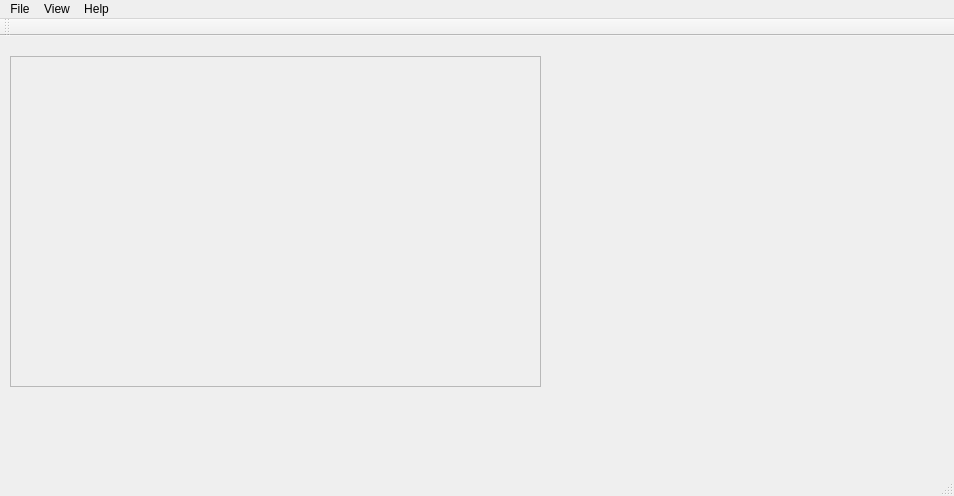
<?xml version="1.0" encoding="UTF-8"?>
<ui version="4.0">
 <class>ImageViewer</class>
 <widget class="QMainWindow" name="ImageViewer">
  <property name="geometry">
   <rect>
    <x>0</x>
    <y>0</y>
    <width>954</width>
    <height>496</height>
   </rect>
  </property>
  <property name="windowTitle">
   <string>ImageViewer</string>
  </property>
  <widget class="QWidget" name="centralWidget">
   <widget class="QScrollArea" name="scrollArea">
    <property name="geometry">
     <rect>
      <x>10</x>
      <y>20</y>
      <width>531</width>
      <height>331</height>
     </rect>
    </property>
    <property name="widgetResizable">
     <bool>true</bool>
    </property>
    <widget class="QWidget" name="scrollAreaWidgetContents">
     <property name="geometry">
      <rect>
       <x>0</x>
       <y>0</y>
       <width>529</width>
       <height>329</height>
      </rect>
     </property>
    </widget>
   </widget>
  </widget>
  <widget class="QMenuBar" name="menuBar">
   <property name="geometry">
    <rect>
     <x>0</x>
     <y>0</y>
     <width>954</width>
     <height>26</height>
    </rect>
   </property>
   <widget class="QMenu" name="menuFile">
    <property name="title">
     <string>File</string>
    </property>
    <addaction name="actionOpen"/>
    <addaction name="actionSaveAs"/>
    <addaction name="actionPrint"/>
    <addaction name="actionExit"/>
   </widget>
   <widget class="QMenu" name="menuView">
    <property name="title">
     <string>View</string>
    </property>
    <addaction name="actionZoomIn"/>
    <addaction name="actionZoomOut"/>
    <addaction name="actionNormalSize"/>
    <addaction name="actionFitToWindow"/>
   </widget>
   <widget class="QMenu" name="menuHelp">
    <property name="title">
     <string>Help</string>
    </property>
    <addaction name="actionAboutQt"/>
   </widget>
   <addaction name="menuFile"/>
   <addaction name="menuView"/>
   <addaction name="menuHelp"/>
  </widget>
  <widget class="QToolBar" name="mainToolBar">
   <attribute name="toolBarArea">
    <enum>TopToolBarArea</enum>
   </attribute>
   <attribute name="toolBarBreak">
    <bool>false</bool>
   </attribute>
  </widget>
  <widget class="QStatusBar" name="statusBar"/>
  <action name="actionOpen">
   <property name="text">
    <string>&amp;Open...</string>
   </property>
   <property name="shortcut">
    <string>Ctrl+O</string>
   </property>
  </action>
  <action name="actionPrint">
   <property name="enabled">
    <bool>false</bool>
   </property>
   <property name="text">
    <string>Print...</string>
   </property>
   <property name="shortcut">
    <string>Ctrl+P</string>
   </property>
  </action>
  <action name="actionExit">
   <property name="checkable">
    <bool>false</bool>
   </property>
   <property name="text">
    <string>Exit</string>
   </property>
   <property name="shortcut">
    <string>Ctrl+Q</string>
   </property>
  </action>
  <action name="actionZoomIn">
   <property name="enabled">
    <bool>false</bool>
   </property>
   <property name="text">
    <string>Zoom In (25%)</string>
   </property>
   <property name="shortcut">
    <string>Ctrl+=</string>
   </property>
  </action>
  <action name="actionZoomOut">
   <property name="enabled">
    <bool>false</bool>
   </property>
   <property name="text">
    <string>Zoom Out (25%)</string>
   </property>
   <property name="shortcut">
    <string>Ctrl+-</string>
   </property>
  </action>
  <action name="actionNormalSize">
   <property name="enabled">
    <bool>false</bool>
   </property>
   <property name="text">
    <string>Normal size</string>
   </property>
   <property name="shortcut">
    <string>Ctrl+H</string>
   </property>
  </action>
  <action name="actionFitToWindow">
   <property name="checkable">
    <bool>true</bool>
   </property>
   <property name="enabled">
    <bool>false</bool>
   </property>
   <property name="text">
    <string>Fit To Window</string>
   </property>
   <property name="shortcut">
    <string>Ctrl+F</string>
   </property>
  </action>
  <action name="actionAboutQt">
   <property name="text">
    <string>About Qt</string>
   </property>
  </action>
  <action name="actionSaveAs">
   <property name="enabled">
    <bool>false</bool>
   </property>
   <property name="text">
    <string>Save As...</string>
   </property>
   <property name="shortcut">
    <string>Ctrl+S</string>
   </property>
  </action>
 </widget>
 <layoutdefault spacing="6" margin="11"/>
 <resources/>
 <connections/>
</ui>
